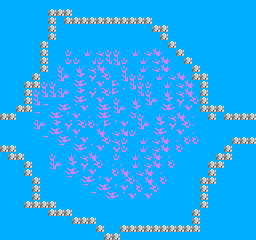

A 2D game scene composited from a Tiled map and its tileset images. What follows is a short description and the map's XML, with each tile layer's data collapsed to a summary:
An orthogonal 32x30 tile map with 8x8 px tiles, 2 tile layers (Tile Layer 1, Tile Layer 2).

<map version="1.0" orientation="orthogonal" width="32" height="30" tilewidth="8" tileheight="8">
 <tileset firstgid="1" name="tileset" tilewidth="8" tileheight="8">
  <image source="tileset.png" trans="ff00ff" width="256" height="240" />
 </tileset>
 <layer name="Tile Layer 1" width="32" height="30">
  <data>[960 cells, 960 non-empty, 1 distinct tile ids]</data>
 </layer>
 <layer name="Tile Layer 2" width="32" height="30">
  <data>[960 cells, 423 non-empty, 22 distinct tile ids]</data>
 </layer>
</map>
